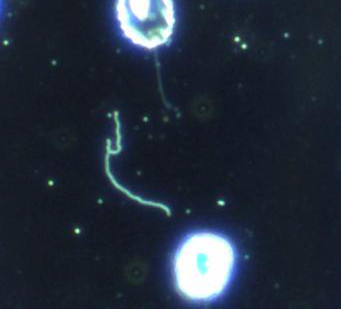
%> input picture Assignment_Input/IMG_05.png, 341 x 309 px
$ octave Task5to6.m   (GNU Octave 9; MATLAB toolbox functions it lacks are replaced by stand-ins)
%> lines starting %> are read from the running program, lines starting %| are printed output that depends on the picture; in (x1, y1, x2, y2) boxes, pixels count from 0 and x2, y2 are one past the last pixel; in counts of white or black regions, pixels touching at a corner belong together; the program's own positions count from 1
% Task 5: Robust method --------------------------
clear; close all;
I = imread('IMG_05.png');
%> I is the input picture: size 309x341x3 uint8; mean R, G, B 35.1, 44.3, 58.3
%figure, imshow(I)
I_gray = rgb2gray(I);
%figure, imshow(I_gray)
B = imresize(I_gray, [512 NaN]);
%figure, imshow(B)
histogram(B, 64)
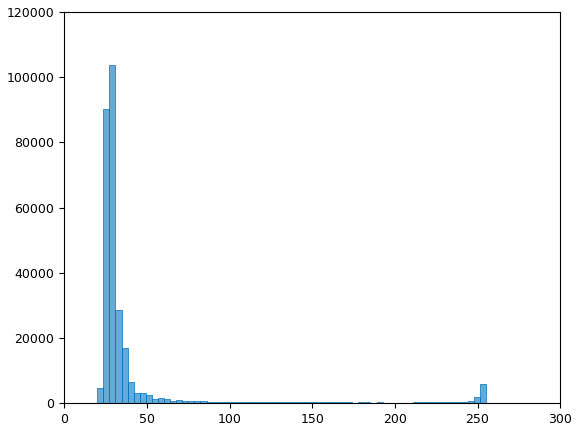
%> figure redrawn from the program's plot data; tallest bar 103591 high, from x = 27.34 to 31.02
pout_imadjust = imadjust(B);
pout_histeq = histeq(B);
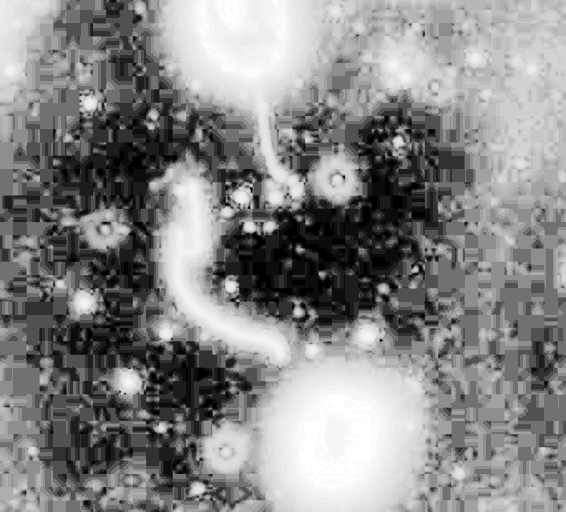
%> pout_histeq: size 512x566 uint8; min 0, max 255, mean 134
pout_adapthisteq = adapthisteq(B);
histogram(B, 64)
C = imbinarize(B);
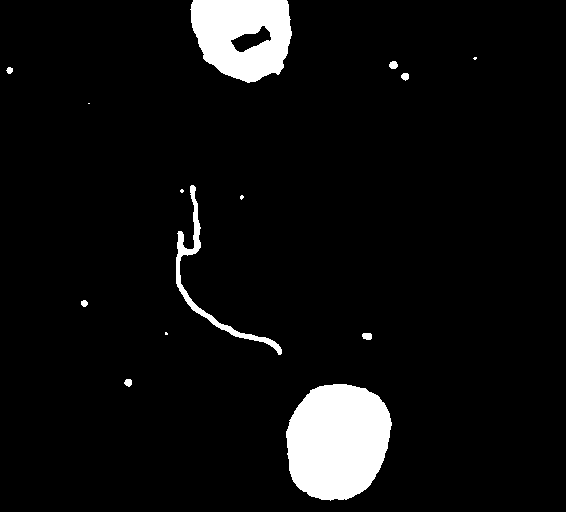
%> C: size 512x566 logical; 6.1% white; 14 white regions (5 under 20 px), largest, box (x1, y1, x2, y2) and area: (286, 384, 392, 501) 9772, (190, 0, 292, 83) 6301, (176, 185, 282, 355) 1414
%figure, imshowpair(B,BW,'montage')
[~,threshold] = edge(C,'sobel');
%> threshold = 0.0956
fudgeFactor = 0.5;
D = edge(C,'sobel',threshold * fudgeFactor);
%> D: size 512x566 logical; 0.63% white in thin lines or dots, all inside (x1, y1, x2, y2) = (6, 0, 477, 501)
figure, imshow(D)
padsize = 1;
padvalue = 255; % or 1 if image is single, double, or logical.
paddedImage = padarray(D, padsize, padvalue);
%> paddedImage: size 514x566 logical; 1% white in thin lines or dots
se90 = strel('line', 3, 90);
se0 = strel('line', 3, 0);
BWsdil = imdilate(paddedImage, [se90 se0]);
%> BWsdil: size 514x566 logical; 2.6% white; 16 white regions, largest, box (x1, y1, x2, y2) and area: (174, 184, 284, 358) 2023, (0, 0, 566, 86) 1987, (284, 383, 394, 503) 1365
figure, imshow(BWsdil), title('dilated gradient mask');
BWdfill = imfill(BWsdil, 'holes');
%> BWdfill: size 514x566 logical; 7.9% white; 15 white regions, largest, box (x1, y1, x2, y2) and area: (284, 383, 394, 503) 10460, (0, 0, 566, 86) 8270, (174, 184, 284, 358) 2433
figure, imshow(BWdfill);
BWnobord = imclearborder(BWdfill,4); %Removes the border that was made earlier
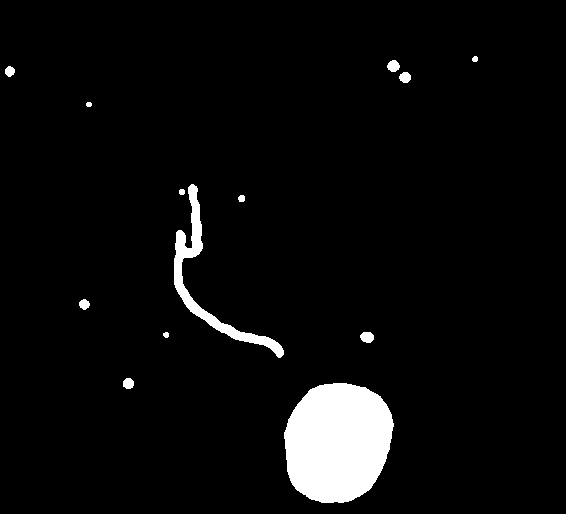
%> BWnobord: size 514x566 logical; 4.7% white; 13 white regions, largest, box (x1, y1, x2, y2) and area: (284, 383, 394, 503) 10460, (174, 184, 284, 358) 2433, (360, 332, 374, 343) 123
props = regionprops(BWnobord, 'MajorAxisLength', 'MinorAxisLength'); %Calculates the Axis length
%> props = 13 regions; first 5, MajorAxisLength and MinorAxisLength: 10.63 9.97, 10.88 10.36, 6.31 5.33, 11.34 11.22, 6.36 5.98
MajorAxisL = [props.MajorAxisLength]; %Stores the Axis length
%> MajorAxisL = [10.63 10.88 6.31 11.34 6.36 216.6 6.43 7.57 125.1 14.14 12.53 11.91 6.59]
MinorAxisL = [props.MinorAxisLength];
%> MinorAxisL = [9.97 10.36 5.33 11.22 5.98 76.31 6.43 7.19 106.7 11.17 11.83 11.02 5.91]
aspectRatio = MajorAxisL ./ MinorAxisL; %Calculates the aspect ratio
%> aspectRatio = [1.07 1.05 1.18 1.01 1.06 2.84 1 1.05 1.17 1.27 1.06 1.08 1.12]
Amount = length(props);
%> Amount = 13
cmap = zeros(Amount+1, 3);
for k = 1 : Amount %For loop for the amount of objects in the image
	if aspectRatio(k) > 2.3 % Whatever value you want.
		cmap(k+1, :) = [0, 0, 1]; % Bacteria is labeled in blue
	else
		cmap(k+1, :) = [1, 0, 0]; % The blood cells have a smaller aspect ratio value and are labeled red
	end
end
%> this loop made 13 passes
%> after the loop, cmap = 14 rows, first 12: [0 0 0; 1 0 0; 1 0 0; 1 0 0; 1 0 0; 1 0 0; 0 0 1; 1 0 0; 1 0 0; 1 0 0; 1 0 0; 1 0 0]
cmap;
h3 = subplot(2, 2, 3);
labeledImage = bwlabel(BWnobord);
%> labeledImage: size 514x566 double; 14 distinct labels, from 0 to 13
ReLabeled = imresize(labeledImage, [512 NaN]);
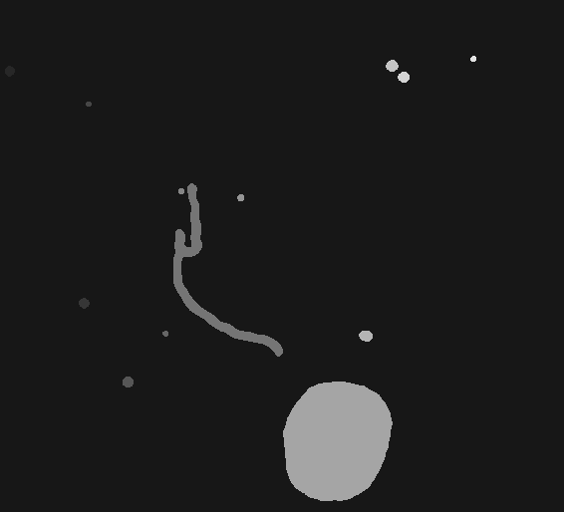
%> ReLabeled: size 512x564 double; min -1.49, max 14.71, mean 0.393; drawn with min black and max white
imshow(labeledImage, []);
colormap(h3, cmap);
% Task 6: Performance evaluation -----------------
% Step 1: Load ground truth data
GT = imread("IMG_05_GT.png");
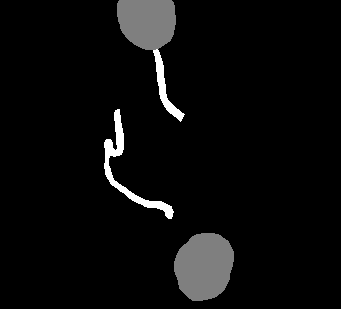
%> input picture Assignment_Input/IMG_05_GT.png, 341 x 309 px
%> GT is the input picture: size 309x341x3 uint8; min 0, max 2, mean 0.0862
L_GT = label2rgb(GT(:,:,1), 'prism','k','shuffle');
L_GT = rgb2gray(L_GT);
%> L_GT: size 309x341 uint8
B_GT = imresize(L_GT, [514, 566]);
I2 = im2double(B_GT);
I2 = logical(I2);
%> I2: size 514x566 logical; 7.5% white; 34 white regions (31 under 20 px), largest, box (x1, y1, x2, y2) and area: (287, 387, 389, 502) 9139, (192, 0, 308, 204) 8885, (172, 181, 290, 365) 3659
labeledImage = logical(labeledImage);
mask = false(size(labeledImage));
mask(25:end-25,25:end-25) = true;
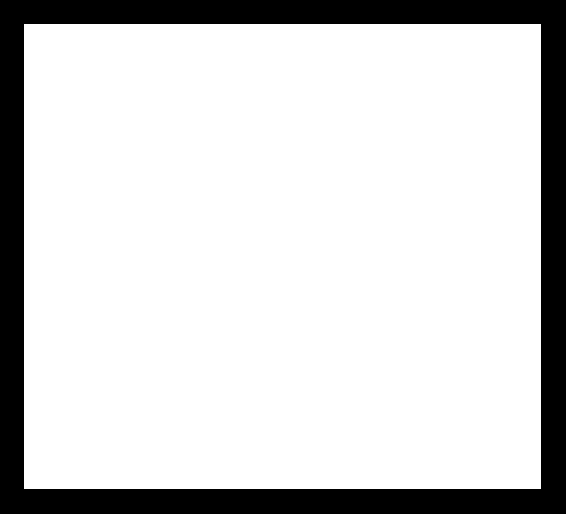
%> mask: size 514x566 logical; 82.6% white; 1 black region, box (x1, y1, x2, y2) and area: (0, 0, 566, 514) 50519
%> (the run ends here)
